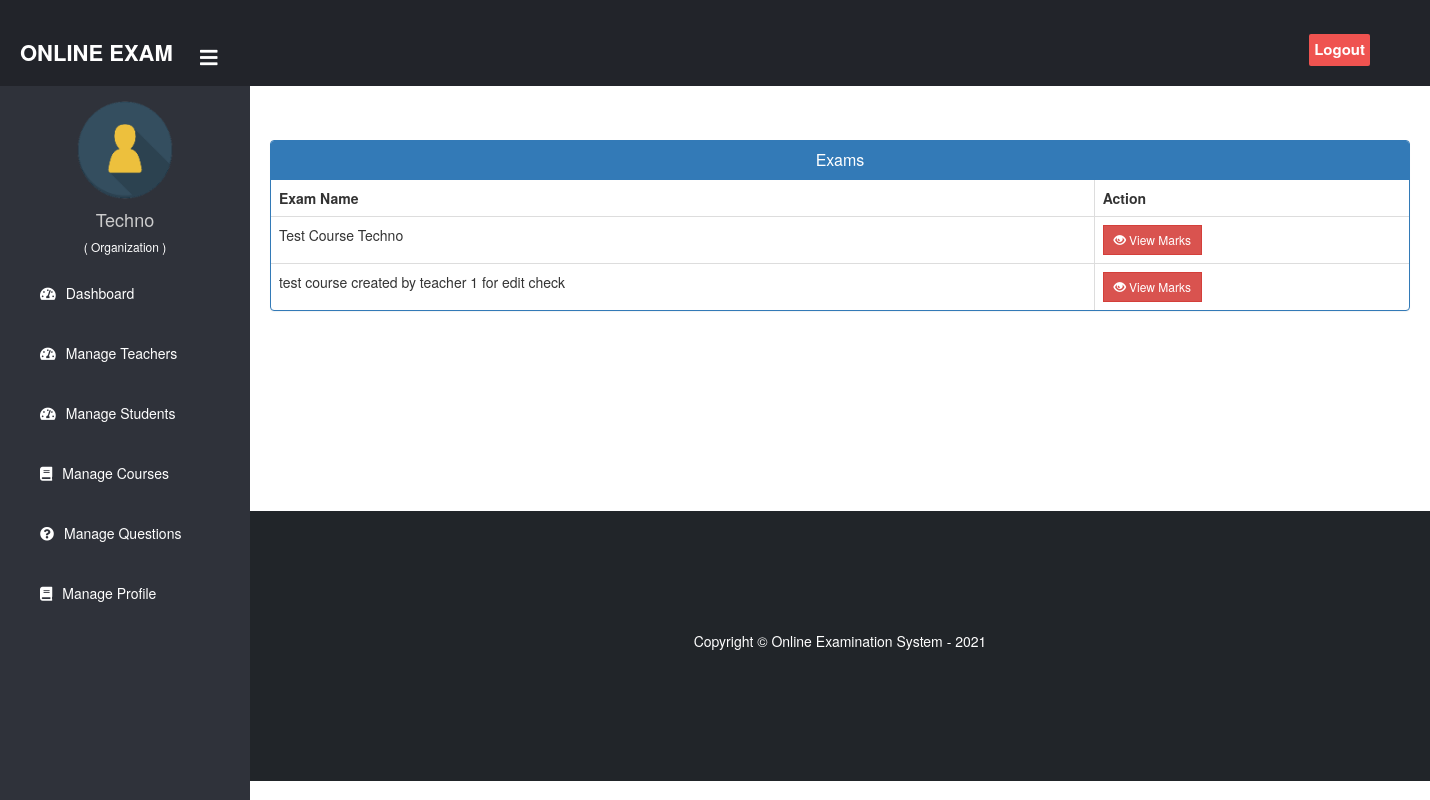
The app's page /organization/organization-view-marks/12 (signed in), older data.
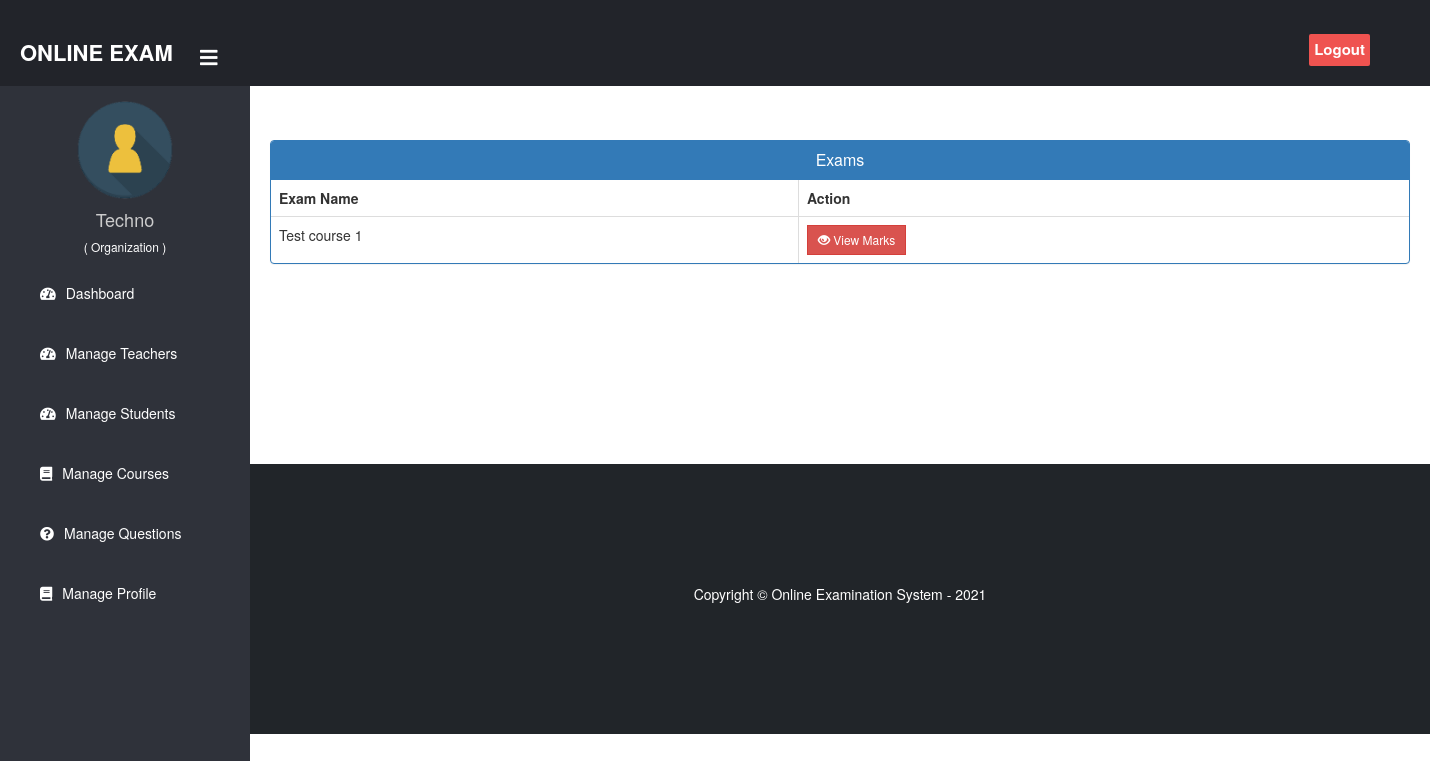
The same page, newer data.
### exam/models.py (models this page shows, shortened)
class Course(models.Model):
    course_name = models.CharField(max_length=50)
    question_number = models.PositiveIntegerField(default=0)
    total_marks = models.PositiveIntegerField(default=0)
    organization = models.ForeignKey(Organization, on_delete=models.CASCADE)
    access_code = models.UUIDField(default=uuid.uuid4)
    created_by = models.ForeignKey(User,on_delete=models.CASCADE)

### organization/views.py (the view)
# urls.py: path('organization-view-marks/<int:pk>', views.organization_view_marks_view,name='organization-view-marks'),
@login_required(login_url="organizationlogin")
@user_passes_test(is_organization)
def organization_view_marks_view(request, pk):
    organization = OMODEL.Organization.objects.get(user=request.user)
    courses = EMODEL.Course.objects.filter(organization=organization)
    response = render(
        request, "organization/organization_view_marks.html", {"courses": courses}
    )
    response.set_cookie("student_id", str(pk))
    return response

### organization/views.py (called while the page is built)
def is_organization(user):
    return user.groups.filter(name="ORGANIZATION").exists()

### templates/organization/organization_view_marks.html (shortened to what this page needs)
{% extends 'organization/organizationbase.html' %}
{% block content %}
{%load static%}
<head>
  <link href="//netdna.bootstrapcdn.com/bootstrap/3.0.0/css/bootstrap.min.css" rel="stylesheet" id="bootstrap-css">
</head>
<br><br>
<div class="container">
  <div class="panel panel-primary">
    <div class="panel-heading">
      <h6 class="panel-title">Exams</h6>
    </div>
    <table class="table table-hover table-bordered" id="dev-table">
      <thead>
        <tr>
          <th>Exam Name</th>
          <th>Action</th>
        </tr>
      </thead>
      {% for t in courses %}
      <tr>
        <td> {{t.course_name}}</td>
        <td><a class="btn btn-danger btn-sm" style="border-radius: 0%;" href="{% url 'organization-check-marks' t.id  %}"><span class="glyphicon glyphicon-eye-open"></span> View Marks</a></td>
      </tr>
      {% endfor %}
    </table>
  </div>
</div>
<br><br><br><br><br><br>
{% endblock content %}

Row changes from the older to the newer data that the page shows:
removed Course: course_name "Test Course Techno"
removed Course: course_name "test course created by teacher 1 for edit check"
added Course: course_name "Test course 1"
